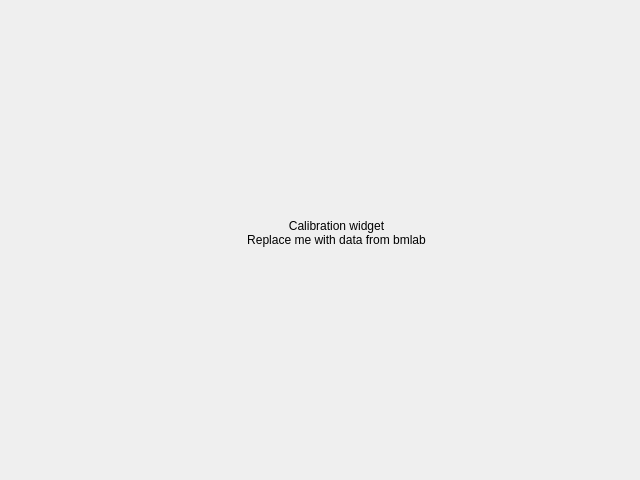
<?xml version="1.0" encoding="UTF-8"?>
<ui version="4.0">
 <class>calibration_view</class>
 <widget class="QWidget" name="calibration_view">
  <property name="geometry">
   <rect>
    <x>0</x>
    <y>0</y>
    <width>640</width>
    <height>480</height>
   </rect>
  </property>
  <property name="windowTitle">
   <string>Form</string>
  </property>
  <widget class="QLabel" name="calibration_test_label">
   <property name="geometry">
    <rect>
     <x>232</x>
     <y>200</y>
     <width>209</width>
     <height>65</height>
    </rect>
   </property>
   <property name="text">
    <string>Calibration widget
Replace me with data from bmlab</string>
   </property>
   <property name="alignment">
    <set>Qt::AlignCenter</set>
   </property>
  </widget>
 </widget>
 <resources/>
 <connections/>
</ui>
